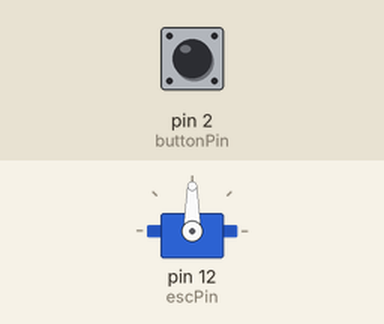
Recording of a sketch running on a simulated Arduino Uno, built with avr-gcc and run on an emulated ATmega328P. Parts: servo. Inputs (shaded band) come from the test bench; at power-on: pin 2 (buttonPin) LOW. What the sketch prints to the serial monitor is not drawn.

Above: at 1.2 s.
1.3 s: pin 2 (buttonPin) pulled HIGH for 0.15 s
At 1.38 s:
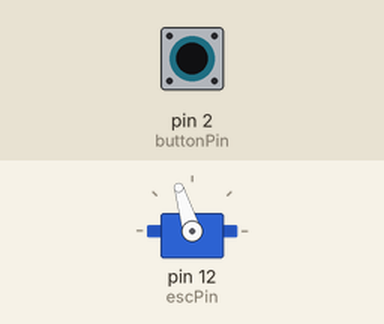
2.9 s: pin 2 (buttonPin) pulled HIGH for 3.2 s
At 7.4 s:
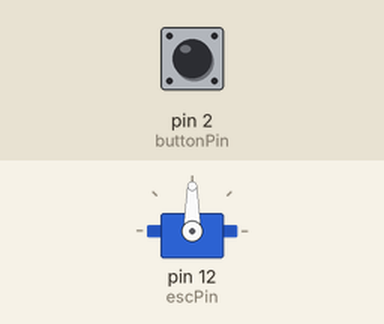
Timing chart, 0 to 8.9 s (numbered marks = the images above; inputs shaded):
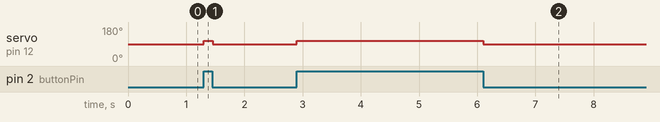

Measured:
- after the input at 1.3 s, servo on pin 12 (escPin): 90° → 107° at once, → 90° 0.15 s later
- after the input at 2.9 s, servo on pin 12 (escPin): 90° → 107° at once, → 90° 3.2 s later

The sketch:

ESCTest1.0.0.ino
```cpp
/*
        Arduino Brushless Motor Control
     by Dejan, https://howtomechatronics.com
*/
// Main, ESCTest1.0.0

#include "ESC.h"

// constants won't change. They're used here to set pin numbers:
const int buttonPin = 2;  // the number of the pushbutton pin
const int escPin = 12;    // the number of the escPin pin
//const int framerate = 20;

// variables will change:
int buttonState = 0;  // variable for reading the pushbutton status

ESC motor(escPin);  // Create an ESC object to control the ESC


void setup() {
  // initialize the pushbutton pin as an input:
  pinMode(buttonPin, INPUT);

  // Attach the ESC on pin escPin
  motor.attach();

  Serial.begin(9600);
}

void loop() {
  // read the state of the pushbutton value:
  buttonState = digitalRead(buttonPin);
  Serial.println(buttonState);  // Add this line for debugging

  // check if the pushbutton is pressed. If it is, the buttonState is HIGH:
  if (buttonState == HIGH)
  {
    // turn ESC on:
    motor.newTarget(200);
  }
  else
  {
    // turn ESC off:
    motor.newTarget(0);
  }

  motor.updateSpeed(1); //speedSmoothing: 0 is infinate, 1 is instant
}
```

ESC.cpp
```cpp
// ESC.cpp
#include "ESC.h"
#include "LERP.h"

ESC::ESC(int pin)
{
  escPin = pin;
  pinMode(escPin, OUTPUT);
}

void ESC::attach()
{
  escName.attach(escPin);
}

bool ESC::newTarget(int target) {
  targetSpeed = target;
  return true;
}

void ESC::updateSpeed(float smooth) {
  smoothSpeed = lerp(smoothSpeed, targetSpeed, smooth);
  smoothSpeed = map(smoothSpeed, 0, 1023, 90, 180);   // scale it to use it with the servo library (value between 0 and 180)
  escName.write(static_cast<int>(smoothSpeed));    // Send the signal to the ESC
}
```

ESC.h
```cpp
// ESC.h
#ifndef ESC_h
#define ESC_h

#include <Arduino.h>
#include <Servo.h>

class ESC
{
  private:
    Servo escName;
    int escPin;
    float targetSpeed;
    float smoothSpeed;
    float speedSmoothing;

  public:
    ESC(int pin);
    void attach();
    bool newTarget(int target);
    void updateSpeed(float speedSmoothing);
};

#endif
```

LERP.cpp
```cpp
// LERP.cpp
#include "LERP.h"

float lerp(float a, float b, float weight) {
    return a * (1 - weight) + b * weight;
}
```

LERP.h
```cpp
// LERP.h
#ifndef LERP_h
#define LERP_h

float lerp(float a, float b, float weight);

#endif
```
